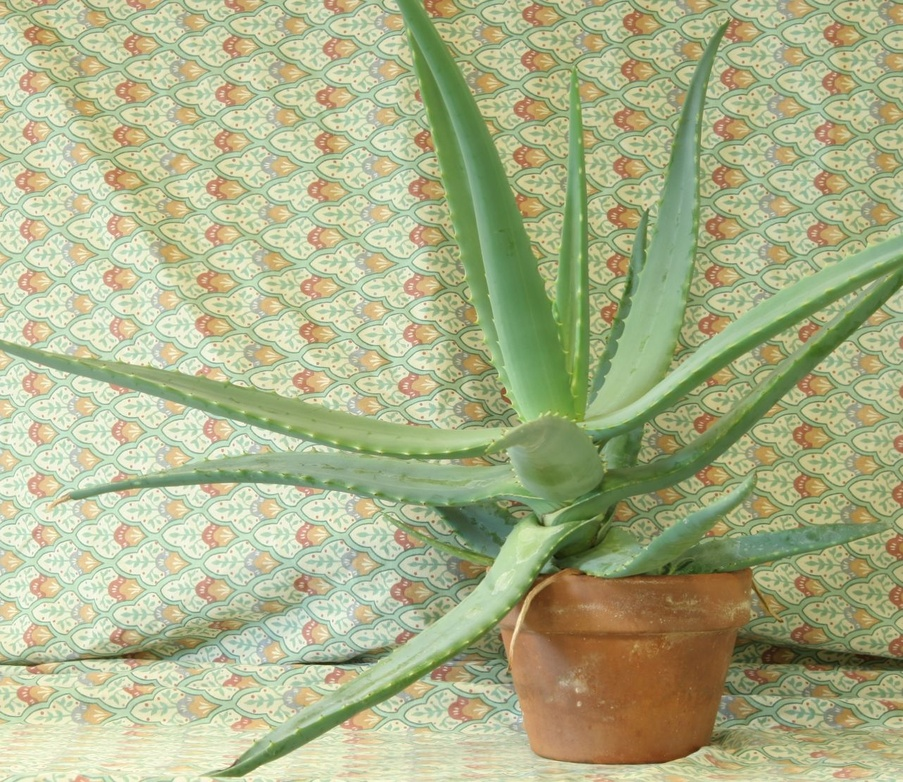
#> input picture images/aloeL.jpg, 903 x 782 px, shrunk from 1282 x 1110 before the run, found by its file name
$ jupyter execute 2_binocular_stereo.ipynb   (shell and % lines are left out)
#> lines starting #> are read from the running program, lines starting #| are printed output that depends on the picture
[cell 1]
import numpy as np
import cv2
from matplotlib import pyplot as plt

imgL = cv2.imread('images/aloeL.jpg', 0)
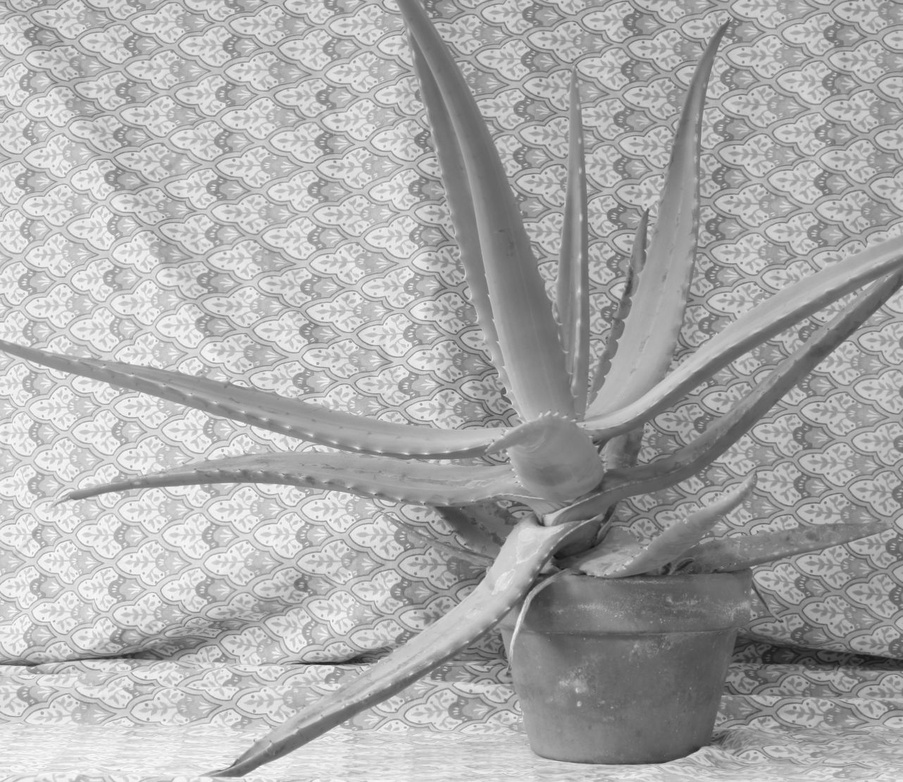
#> imgL: shape (782, 903); min 18, max 255, mean 170.8
imgR = cv2.imread('images/aloeR.jpg', 0)
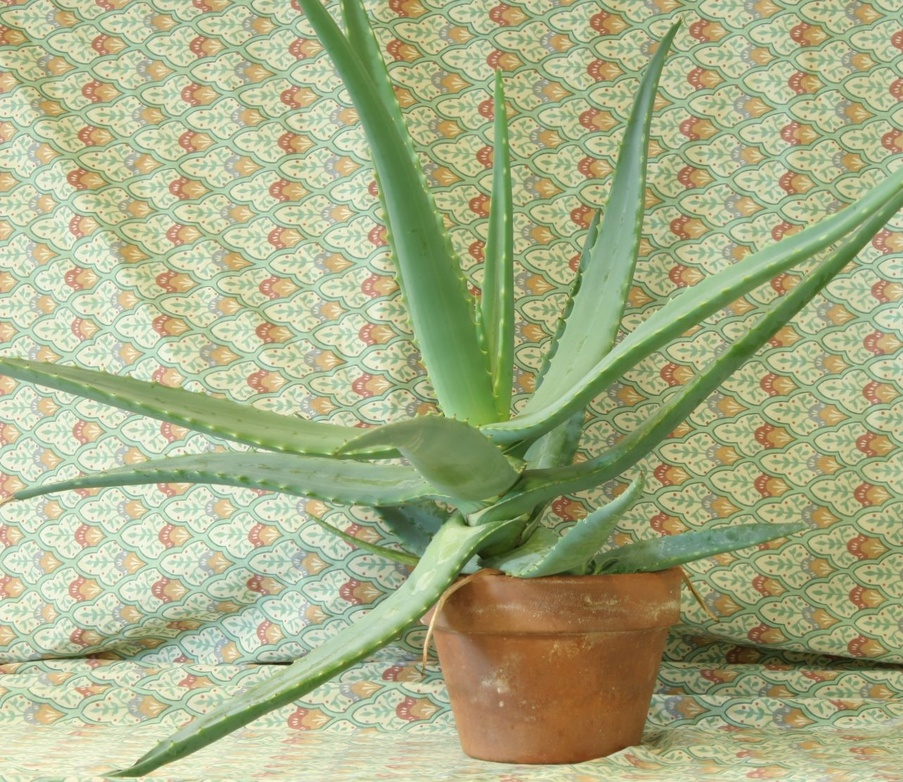
#> input picture images/aloeR.jpg, 903 x 782 px, shrunk from 1282 x 1110 before the run, found by its file name
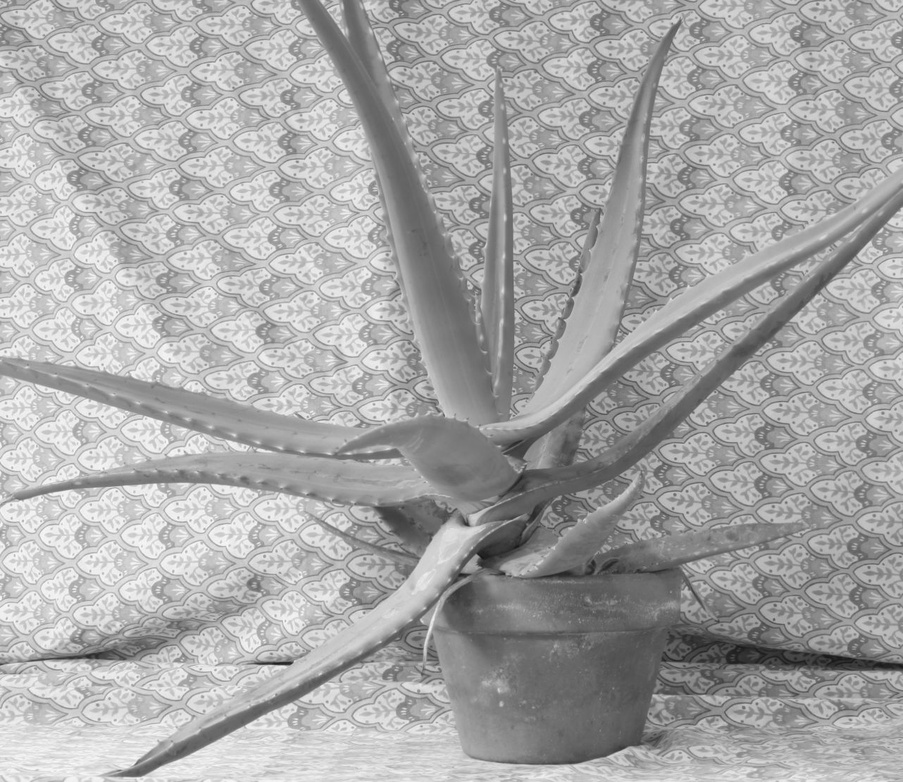
#> imgR: shape (782, 903); min 20, max 253, mean 167.8
imgGT = cv2.imread('images/aloeGT.png', 0)
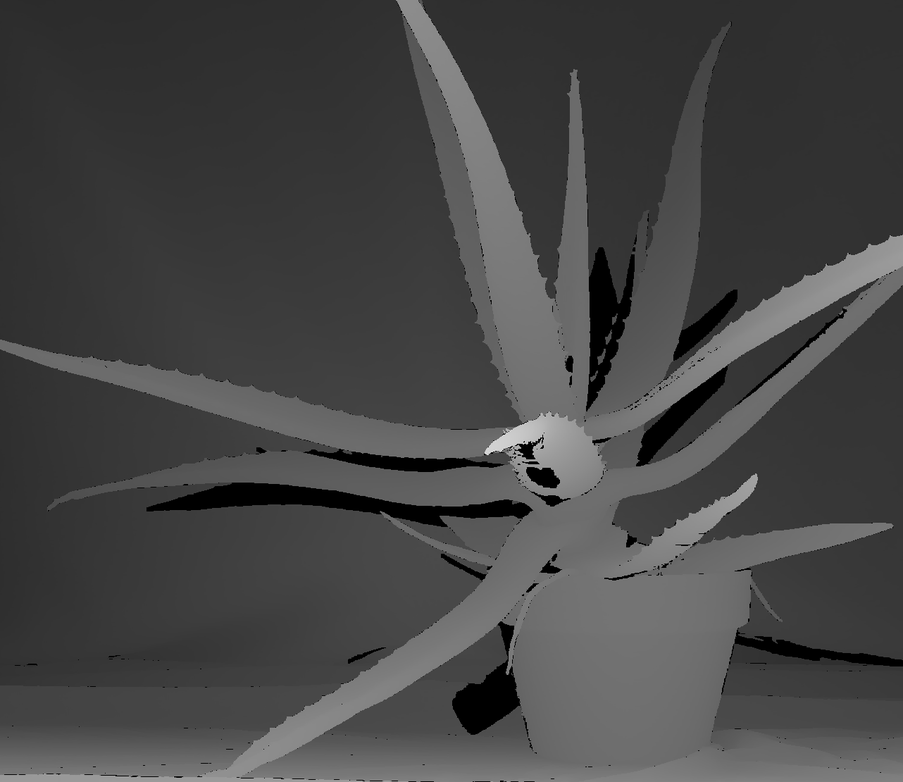
#> input picture images/aloeGT.png, 903 x 782 px, shrunk from 1282 x 1110 before the run, found by its file name
#> imgGT is the input picture: shape (782, 903); min 0, max 233, mean 69.8

stereo = cv2.StereoBM_create(numDisparities=96, blockSize=15)
disparity = stereo.compute(imgL,imgR)
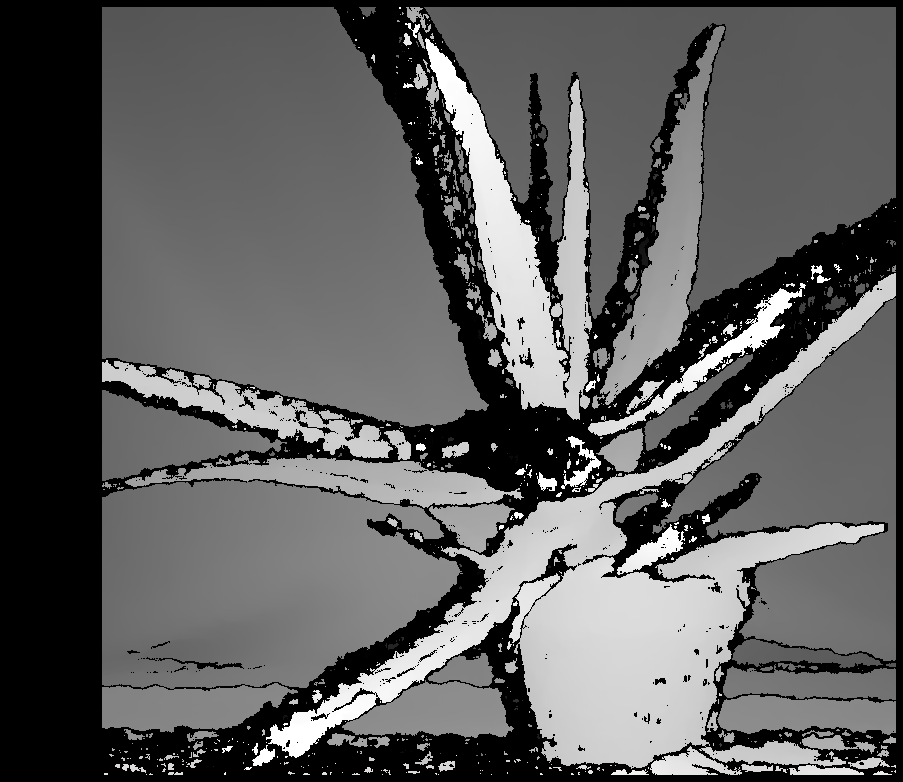
#> disparity: shape (782, 903) int16; min -16, max 1520, mean 551.9; drawn with min black and max white

plt.figure(figsize=(16,12))
plt.subplot(2,2,1); plt.title('Left image'); plt.imshow(imgL, cmap='gray'); plt.axis('off')
plt.subplot(2,2,2); plt.title('Right image'); plt.imshow(imgR, cmap='gray'); plt.axis('off')
plt.subplot(2,2,3); plt.title('Estimated disparity'); plt.imshow(disparity, cmap='gray'); plt.axis('off')
plt.subplot(2,2,4); plt.title('Ground truth'); plt.imshow(imgGT, cmap='gray'); plt.axis('off')

Let's try with other images.

You can find more examples in [2006 Stereo datasets](http://vision.middlebury.edu/stereo/data/scenes2006/).

### 1. Baby1

[cell 2]
imgL = cv2.imread('ALL-2views/Baby1/view1.png', 0)
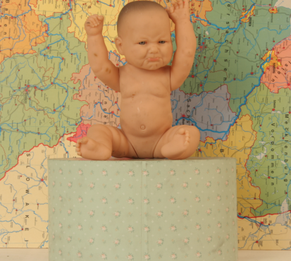
#> input picture practice4_camera/ALL-2views/Baby1/view1.png, 291 x 261 px, shrunk from 413 x 370 before the run
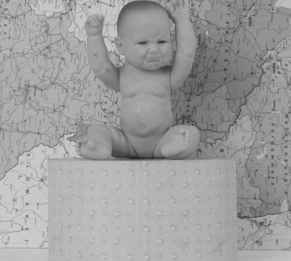
#> imgL: shape (261, 291); min 33, max 209, mean 157.6
imgR = cv2.imread('ALL-2views/Baby1/view1.png', 0)
imgGT = cv2.imread('ALL-2views/Baby1/disp1.png', 0)
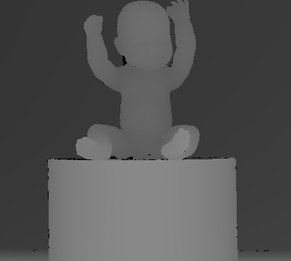
#> input picture practice4_camera/ALL-2views/Baby1/disp1.png, 291 x 261 px, shrunk from 413 x 370 before the run
#> imgGT is the input picture: shape (261, 291); min 0, max 148, mean 83.2

plt.figure(figsize=(16, 12))
plt.subplot(1,3,1); plt.title('Left'); plt.imshow(imgL, cmap='gray'); plt.axis('off')
plt.subplot(1,3,2); plt.title('Right'); plt.imshow(imgR, cmap='gray'); plt.axis('off')
plt.subplot(1,3,3); plt.title('GT'); plt.imshow(imgGT, cmap='gray'); plt.axis('off')

### 2. Cloth1

[cell 3]
imgL = cv2.imread('ALL-2views/Cloth1/view1.png', 0)
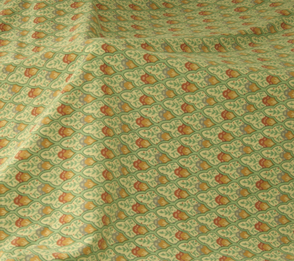
#> input picture practice4_camera/ALL-2views/Cloth1/view1.png, 294 x 261 px, shrunk from 417 x 370 before the run
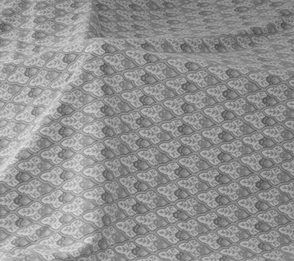
#> imgL: shape (261, 294); min 72, max 226, mean 145.2
imgR = cv2.imread('ALL-2views/Cloth1/view1.png', 0)
imgGT = cv2.imread('ALL-2views/Cloth1/disp1.png', 0)

plt.figure(figsize=(16, 12))
plt.subplot(1,3,1); plt.title('Left'); plt.imshow(imgL, cmap='gray'); plt.axis('off')
plt.subplot(1,3,2); plt.title('Right'); plt.imshow(imgR, cmap='gray'); plt.axis('off')
plt.subplot(1,3,3); plt.title('GT'); plt.imshow(imgGT, cmap='gray'); plt.axis('off')
